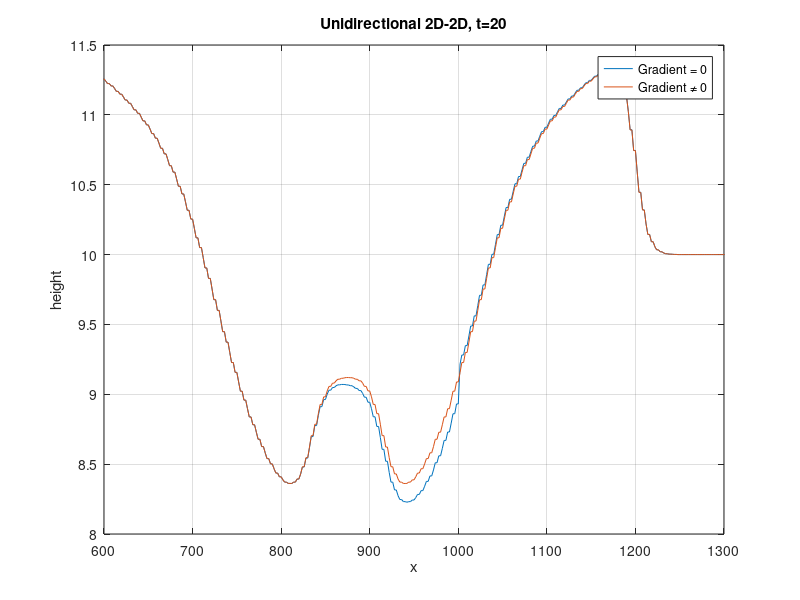
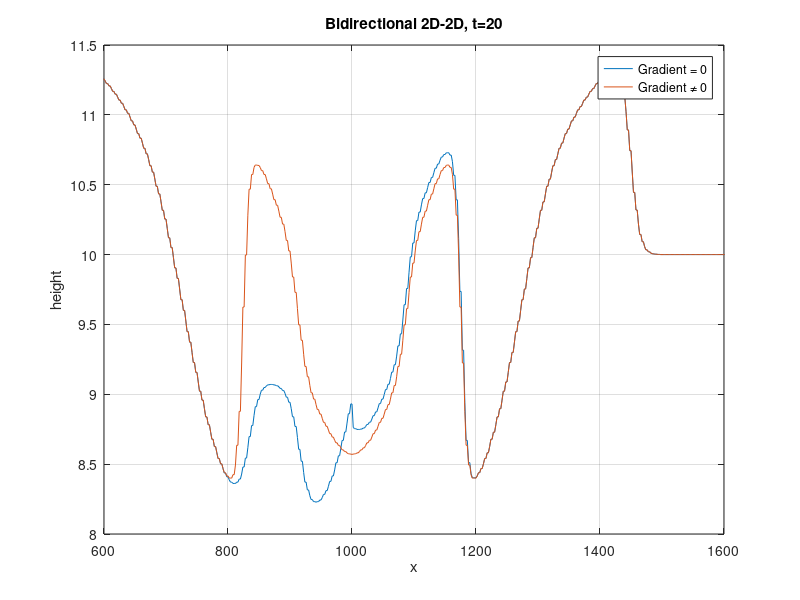

The MATLAB script that drew these images, in order:
clc; clear; close all;

unidirectioanlArr_g0=csvread('uni_data_g0.csv');
unidirectioanlArr_g=csvread('uni_data_g.csv');

h_uni_g0 = unidirectioanlArr_g0(:, 1);
h_uni_g = unidirectioanlArr_g(:, 1);

x = unidirectioanlArr_g0(:, 7);


figure
plot(x, h_uni_g0, x, h_uni_g)
axis([600, 1300, 8, 11.5])
grid on
title('Unidirectional 2D-2D, t=20')
xlabel('x')
ylabel('height')
legend('Gradient = 0', 'Gradient \neq 0');
saveas(gcf,'unidirectional_graph.png')

bidirectionalArr_g_0=csvread('bi_data_g0.csv');
bidirectionalArr_g_bueno=csvread('bi_data_g.csv');

h_bidi_g_0 = bidirectionalArr_g_0(:, 1);
h_bidi_g_bueno = bidirectionalArr_g_bueno(:, 1);


figure
plot(x, h_bidi_g_0, x, h_bidi_g_bueno)
axis([600, 1600, 8, 11.5])
grid on
title('Bidirectional 2D-2D, t=20')
xlabel('x')
ylabel('height')
legend('Gradient = 0', 'Gradient \neq 0');
saveas(gcf,'bidirectional_graph.png')



